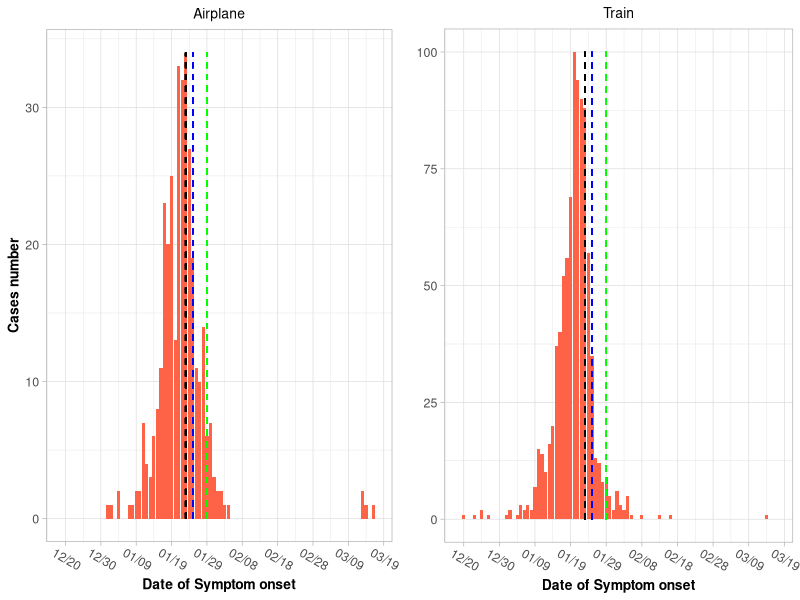

Write the R code that produced this figure.
library(ggplot2)
library(openxlsx)

dailyCases <- read.xlsx("TravelTimeSummary_China.xlsx", "Date of Symptom onset", detectDates=TRUE)

gpTrain <- ggplot(subset(dailyCases, Type == "Train"), aes(x=Day, y=Count)) + 
  geom_bar(fill="tomato1", stat="identity") +
  geom_segment(aes(x=as.Date("2020-1-23"),xend=as.Date("2020-1-23"),y=0,yend=100), linetype=2, color="black", size=0.5) +
  geom_segment(aes(x=as.Date("2020-1-25"),xend=as.Date("2020-1-25"),y=0,yend=100), linetype=2, color="blue", size=0.5) +
  geom_segment(aes(x=as.Date("2020-1-29"),xend=as.Date("2020-1-29"),y=0,yend=100), linetype=2, color="green", size=0.5) +
  scale_x_date(date_labels = "%m/%d", date_breaks = "10 days", limits = range(dailyCases$Day)) +
  xlab("Date of Symptom onset") +
  ylab("Cases number") +
  labs(title = "Train") +
  theme_light() +
  theme(
    axis.text = element_text(size=9),
    axis.text.x = element_text(angle = -30, vjust=0.2),
    axis.title = element_text(size=10,face="bold"),
    plot.title = element_text(size=10, hjust=0.5)
  )

gpAir <- ggplot(subset(dailyCases, Type == "Airplane"), aes(x=Day, y=Count)) + 
  geom_bar(fill="tomato1", stat="identity") +
  geom_segment(aes(x=as.Date("2020-1-23"),xend=as.Date("2020-1-23"),y=0,yend=34), linetype=2, color="black", size=0.5) +
  geom_segment(aes(x=as.Date("2020-1-25"),xend=as.Date("2020-1-25"),y=0,yend=34), linetype=2, color="blue", size=0.5) +
  geom_segment(aes(x=as.Date("2020-1-29"),xend=as.Date("2020-1-29"),y=0,yend=34), linetype=2, color="green", size=0.5) +
  scale_x_date(date_labels = "%m/%d", date_breaks = "10 days", limits = range(dailyCases$Day)) +
  xlab("Date of Symptom onset") +
  ylab("Cases number") +
  labs(title = "Airplane") +
  theme_light() +
  theme(
    axis.text = element_text(size=9),
    axis.text.x = element_text(angle = -30, vjust=0.2),
    axis.title = element_text(size=10,face="bold"),
    plot.title = element_text(size=10, hjust=0.5)
  )

gp <- ggpubr::ggarrange(gpAir, 
                        gpTrain + theme(axis.title.y = element_blank(), plot.margin = margin(5,5,5,12,unit="pt")), 
                        nrow = 1)
gp
                  